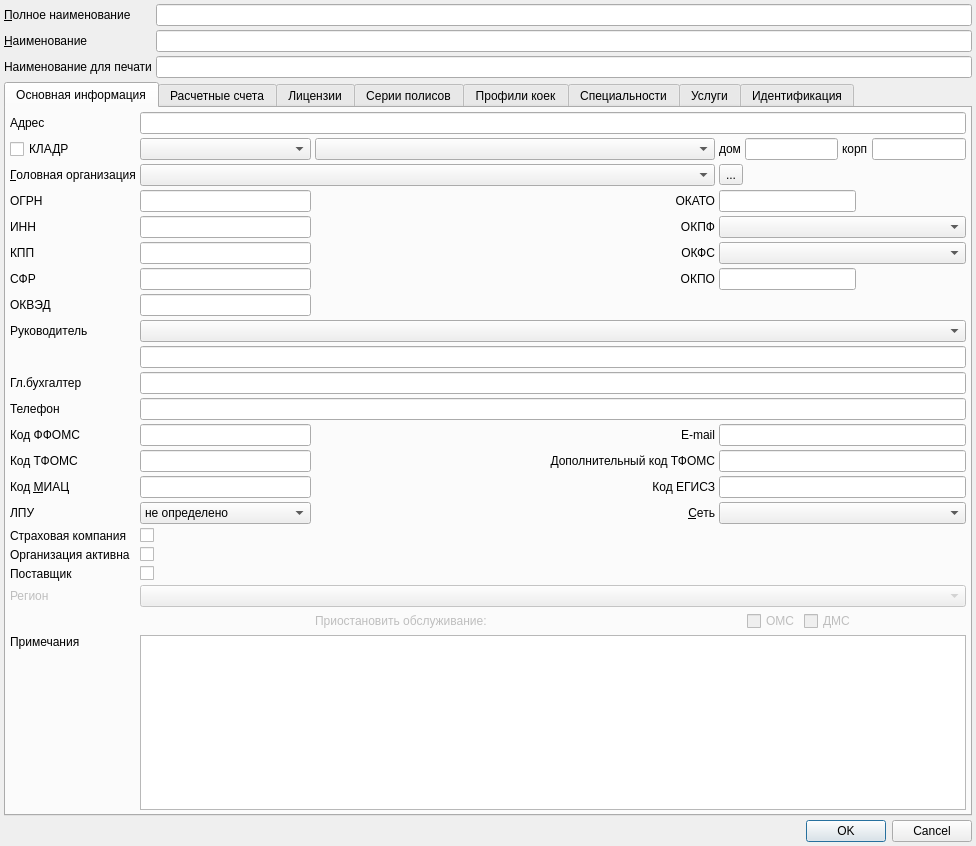
<?xml version="1.0" encoding="UTF-8"?>
<ui version="4.0">
 <class>OrgEditorDialog</class>
 <widget class="QDialog" name="OrgEditorDialog">
  <property name="geometry">
   <rect>
    <x>0</x>
    <y>0</y>
    <width>976</width>
    <height>846</height>
   </rect>
  </property>
  <property name="windowTitle">
   <string>ChangeMe!</string>
  </property>
  <property name="sizeGripEnabled">
   <bool>false</bool>
  </property>
  <layout class="QGridLayout" name="gridLayout_7">
   <property name="margin">
    <number>4</number>
   </property>
   <property name="spacing">
    <number>4</number>
   </property>
   <item row="4" column="0" colspan="2">
    <widget class="QDialogButtonBox" name="buttonBox">
     <property name="standardButtons">
      <set>QDialogButtonBox::Cancel|QDialogButtonBox::Ok</set>
     </property>
    </widget>
   </item>
   <item row="0" column="0">
    <widget class="QLabel" name="lblFullName">
     <property name="text">
      <string>&amp;Полное наименование</string>
     </property>
     <property name="buddy">
      <cstring>edtFullName</cstring>
     </property>
    </widget>
   </item>
   <item row="2" column="0">
    <widget class="QLabel" name="lblTitle">
     <property name="text">
      <string>Наименование для печати</string>
     </property>
     <property name="buddy">
      <cstring>edtTitle</cstring>
     </property>
    </widget>
   </item>
   <item row="1" column="0">
    <widget class="QLabel" name="lblShortName">
     <property name="text">
      <string>&amp;Наименование</string>
     </property>
     <property name="buddy">
      <cstring>edtShortName</cstring>
     </property>
    </widget>
   </item>
   <item row="2" column="1">
    <widget class="QLineEdit" name="edtTitle"/>
   </item>
   <item row="0" column="1">
    <widget class="QLineEdit" name="edtFullName"/>
   </item>
   <item row="1" column="1">
    <widget class="QLineEdit" name="edtShortName"/>
   </item>
   <item row="3" column="0" colspan="2">
    <widget class="QTabWidget" name="tabWidget">
     <property name="enabled">
      <bool>true</bool>
     </property>
     <property name="currentIndex">
      <number>0</number>
     </property>
     <widget class="QWidget" name="tabBaseInfo">
      <attribute name="title">
       <string>Основная информация</string>
      </attribute>
      <layout class="QGridLayout" name="gridLayout_6">
       <property name="margin">
        <number>4</number>
       </property>
       <property name="spacing">
        <number>4</number>
       </property>
       <item row="0" column="0">
        <widget class="QLabel" name="lblAddress">
         <property name="text">
          <string>Адрес</string>
         </property>
         <property name="buddy">
          <cstring>edtAddress</cstring>
         </property>
        </widget>
       </item>
       <item row="1" column="0">
        <widget class="QCheckBox" name="chkKLADR">
         <property name="text">
          <string>КЛАДР</string>
         </property>
        </widget>
       </item>
       <item row="2" column="1" colspan="2">
        <widget class="COrgComboBox" name="cmbHead">
         <property name="enabled">
          <bool>true</bool>
         </property>
        </widget>
       </item>
       <item row="1" column="1">
        <widget class="CKLADRComboBox" name="cmbKLADRCity"/>
       </item>
       <item row="2" column="0">
        <widget class="QLabel" name="lblHead">
         <property name="text">
          <string>&amp;Головная организация</string>
         </property>
         <property name="buddy">
          <cstring>cmbHead</cstring>
         </property>
        </widget>
       </item>
       <item row="0" column="1" colspan="7">
        <widget class="QLineEdit" name="edtAddress">
         <property name="enabled">
          <bool>true</bool>
         </property>
        </widget>
       </item>
       <item row="3" column="2">
        <widget class="QLabel" name="lblOKATO">
         <property name="text">
          <string>ОКАТО</string>
         </property>
         <property name="alignment">
          <set>Qt::AlignRight|Qt::AlignTrailing|Qt::AlignVCenter</set>
         </property>
         <property name="buddy">
          <cstring>edtOKATO</cstring>
         </property>
        </widget>
       </item>
       <item row="1" column="3" colspan="5">
        <layout class="QGridLayout" name="gridLayout">
         <item row="0" column="0">
          <widget class="QLabel" name="lblKLADRHouse">
           <property name="text">
            <string>дом</string>
           </property>
           <property name="buddy">
            <cstring></cstring>
           </property>
          </widget>
         </item>
         <item row="0" column="1">
          <widget class="QLineEdit" name="edtKLADRHouse">
           <property name="inputMask">
            <string/>
           </property>
          </widget>
         </item>
         <item row="0" column="2">
          <widget class="QLabel" name="lblKLADRCorpus">
           <property name="text">
            <string>корп</string>
           </property>
           <property name="buddy">
            <cstring></cstring>
           </property>
          </widget>
         </item>
         <item row="0" column="3">
          <widget class="QLineEdit" name="edtKLADRCorpus">
           <property name="inputMask">
            <string/>
           </property>
          </widget>
         </item>
        </layout>
       </item>
       <item row="1" column="2">
        <widget class="CStreetComboBox" name="cmbKLADRStreet">
         <property name="minimumSize">
          <size>
           <width>400</width>
           <height>0</height>
          </size>
         </property>
        </widget>
       </item>
       <item row="3" column="0">
        <widget class="QLabel" name="lblOGRN">
         <property name="text">
          <string>ОГРН</string>
         </property>
         <property name="buddy">
          <cstring>edtOGRN</cstring>
         </property>
        </widget>
       </item>
       <item row="2" column="3">
        <widget class="QToolButton" name="btnSelectHeadOrganisation">
         <property name="enabled">
          <bool>true</bool>
         </property>
         <property name="text">
          <string>...</string>
         </property>
        </widget>
       </item>
       <item row="3" column="1">
        <widget class="QLineEdit" name="edtOGRN">
         <property name="inputMask">
          <string>999999999999900; </string>
         </property>
        </widget>
       </item>
       <item row="4" column="2">
        <widget class="QLabel" name="lblOKPF">
         <property name="text">
          <string>ОКПФ</string>
         </property>
         <property name="alignment">
          <set>Qt::AlignRight|Qt::AlignTrailing|Qt::AlignVCenter</set>
         </property>
         <property name="buddy">
          <cstring>cmbOKPF</cstring>
         </property>
        </widget>
       </item>
       <item row="3" column="6" colspan="2">
        <spacer>
         <property name="orientation">
          <enum>Qt::Horizontal</enum>
         </property>
         <property name="sizeHint" stdset="0">
          <size>
           <width>111</width>
           <height>20</height>
          </size>
         </property>
        </spacer>
       </item>
       <item row="4" column="3" colspan="5">
        <widget class="CRBComboBox" name="cmbOKPF"/>
       </item>
       <item row="3" column="3" colspan="3">
        <widget class="QLineEdit" name="edtOKATO">
         <property name="inputMask">
          <string>99999999999; </string>
         </property>
        </widget>
       </item>
       <item row="4" column="0">
        <widget class="QLabel" name="lblINN">
         <property name="text">
          <string>ИНН</string>
         </property>
         <property name="buddy">
          <cstring>edtINN</cstring>
         </property>
        </widget>
       </item>
       <item row="4" column="1">
        <widget class="QLineEdit" name="edtINN">
         <property name="inputMask">
          <string>999999999900; </string>
         </property>
        </widget>
       </item>
       <item row="5" column="0">
        <widget class="QLabel" name="lblKPP">
         <property name="text">
          <string>КПП</string>
         </property>
         <property name="buddy">
          <cstring>edtKPP</cstring>
         </property>
        </widget>
       </item>
       <item row="5" column="2">
        <widget class="QLabel" name="lblOKFS">
         <property name="text">
          <string>ОКФС</string>
         </property>
         <property name="alignment">
          <set>Qt::AlignRight|Qt::AlignTrailing|Qt::AlignVCenter</set>
         </property>
         <property name="buddy">
          <cstring>cmbOKFS</cstring>
         </property>
        </widget>
       </item>
       <item row="6" column="1">
        <widget class="QLineEdit" name="edtFSS">
         <property name="inputMask">
          <string>9999999999; </string>
         </property>
        </widget>
       </item>
       <item row="5" column="1">
        <widget class="QLineEdit" name="edtKPP">
         <property name="inputMask">
          <string>999999999; </string>
         </property>
        </widget>
       </item>
       <item row="17" column="0">
        <widget class="QLabel" name="lblIsHospital">
         <property name="text">
          <string>ЛПУ</string>
         </property>
         <property name="buddy">
          <cstring>cmbIsMedical</cstring>
         </property>
        </widget>
       </item>
       <item row="15" column="3" colspan="5">
        <widget class="QLineEdit" name="edtTfomsExtCode">
         <property name="toolTip">
          <string>Код в тер.фонде</string>
         </property>
        </widget>
       </item>
       <item row="17" column="1">
        <widget class="QComboBox" name="cmbIsMedical">
         <item>
          <property name="text">
           <string>не определено</string>
          </property>
         </item>
         <item>
          <property name="text">
           <string>поликлиника</string>
          </property>
         </item>
         <item>
          <property name="text">
           <string>стационар</string>
          </property>
         </item>
         <item>
          <property name="text">
           <string>прочая мед.организация</string>
          </property>
         </item>
         <item>
          <property name="text">
           <string>СМП</string>
          </property>
         </item>
         <item>
          <property name="text">
           <string>санаторного типа</string>
          </property>
         </item>
        </widget>
       </item>
       <item row="5" column="3" colspan="5">
        <widget class="CRBComboBox" name="cmbOKFS"/>
       </item>
       <item row="17" column="2">
        <widget class="QLabel" name="lblNet">
         <property name="text">
          <string>&amp;Сеть</string>
         </property>
         <property name="alignment">
          <set>Qt::AlignRight|Qt::AlignTrailing|Qt::AlignVCenter</set>
         </property>
         <property name="buddy">
          <cstring>cmbNet</cstring>
         </property>
        </widget>
       </item>
       <item row="15" column="1">
        <widget class="QLineEdit" name="edtTfomsCode">
         <property name="toolTip">
          <string>Код в тер.фонде</string>
         </property>
        </widget>
       </item>
       <item row="9" column="1" colspan="7">
        <widget class="QLineEdit" name="edtChief"/>
       </item>
       <item row="13" column="1">
        <widget class="QLineEdit" name="edtSmoCode">
         <property name="enabled">
          <bool>true</bool>
         </property>
         <property name="maxLength">
          <number>10</number>
         </property>
        </widget>
       </item>
       <item row="16" column="0">
        <widget class="QLabel" name="lblMiacCode">
         <property name="text">
          <string>Код &amp;МИАЦ</string>
         </property>
         <property name="buddy">
          <cstring>edtMiacCode</cstring>
         </property>
        </widget>
       </item>
       <item row="6" column="0">
        <widget class="QLabel" name="lblFSS">
         <property name="text">
          <string>СФР</string>
         </property>
         <property name="buddy">
          <cstring>edtFSS</cstring>
         </property>
        </widget>
       </item>
       <item row="13" column="0">
        <widget class="QLabel" name="lbSmoCode">
         <property name="enabled">
          <bool>true</bool>
         </property>
         <property name="text">
          <string>Код ФФОМС</string>
         </property>
         <property name="alignment">
          <set>Qt::AlignLeading|Qt::AlignLeft|Qt::AlignVCenter</set>
         </property>
         <property name="buddy">
          <cstring>edtSmoCode</cstring>
         </property>
        </widget>
       </item>
       <item row="15" column="2">
        <widget class="QLabel" name="lblTfomsExtCode">
         <property name="toolTip">
          <string>&lt;html&gt;&lt;head/&gt;&lt;body&gt;&lt;p&gt;Дополнительный код в ТФОМС,&lt;br/&gt;нужно в СПб&lt;/p&gt;&lt;/body&gt;&lt;/html&gt;</string>
         </property>
         <property name="text">
          <string>Дополнительный код ТФОМС</string>
         </property>
         <property name="scaledContents">
          <bool>false</bool>
         </property>
         <property name="alignment">
          <set>Qt::AlignRight|Qt::AlignTrailing|Qt::AlignVCenter</set>
         </property>
         <property name="buddy">
          <cstring>edtTfomsExtCode</cstring>
         </property>
        </widget>
       </item>
       <item row="18" column="0">
        <widget class="QLabel" name="lblIsInsurer">
         <property name="text">
          <string>Страховая компания</string>
         </property>
         <property name="buddy">
          <cstring>chkIsInsurer</cstring>
         </property>
        </widget>
       </item>
       <item row="17" column="3" colspan="5">
        <widget class="CRBComboBox" name="cmbNet"/>
       </item>
       <item row="6" column="6" colspan="2">
        <spacer>
         <property name="orientation">
          <enum>Qt::Horizontal</enum>
         </property>
         <property name="sizeHint" stdset="0">
          <size>
           <width>111</width>
           <height>20</height>
          </size>
         </property>
        </spacer>
       </item>
       <item row="11" column="0">
        <widget class="QLabel" name="lblPhone">
         <property name="text">
          <string>Телефон</string>
         </property>
         <property name="buddy">
          <cstring>edtPhone</cstring>
         </property>
        </widget>
       </item>
       <item row="10" column="1" colspan="7">
        <widget class="QLineEdit" name="edtAccountant"/>
       </item>
       <item row="7" column="0">
        <widget class="QLabel" name="lblOKVED">
         <property name="text">
          <string>ОКВЭД</string>
         </property>
         <property name="buddy">
          <cstring>edtOKVED</cstring>
         </property>
        </widget>
       </item>
       <item row="15" column="0">
        <widget class="QLabel" name="lblTfomsCode">
         <property name="toolTip">
          <string>&lt;html&gt;&lt;head/&gt;&lt;body&gt;&lt;p&gt;Код в ТФОМС&lt;/p&gt;&lt;/body&gt;&lt;/html&gt;</string>
         </property>
         <property name="text">
          <string>Код ТФОМС</string>
         </property>
         <property name="scaledContents">
          <bool>false</bool>
         </property>
         <property name="alignment">
          <set>Qt::AlignLeading|Qt::AlignLeft|Qt::AlignVCenter</set>
         </property>
         <property name="buddy">
          <cstring>edtTfomsCode</cstring>
         </property>
        </widget>
       </item>
       <item row="10" column="0">
        <widget class="QLabel" name="lblAccountant">
         <property name="text">
          <string>Гл.бухгалтер</string>
         </property>
         <property name="buddy">
          <cstring>edtAccountant</cstring>
         </property>
        </widget>
       </item>
       <item row="16" column="1">
        <widget class="QLineEdit" name="edtMiacCode"/>
       </item>
       <item row="6" column="2">
        <widget class="QLabel" name="lblOKPO">
         <property name="text">
          <string>ОКПО</string>
         </property>
         <property name="alignment">
          <set>Qt::AlignRight|Qt::AlignTrailing|Qt::AlignVCenter</set>
         </property>
         <property name="buddy">
          <cstring>edtOKPO</cstring>
         </property>
        </widget>
       </item>
       <item row="16" column="2">
        <widget class="QLabel" name="lblUsishCode">
         <property name="text">
          <string>Код ЕГИСЗ</string>
         </property>
         <property name="alignment">
          <set>Qt::AlignRight|Qt::AlignTrailing|Qt::AlignVCenter</set>
         </property>
         <property name="buddy">
          <cstring>edtUsishCode</cstring>
         </property>
        </widget>
       </item>
       <item row="11" column="1" colspan="7">
        <widget class="QLineEdit" name="edtPhone"/>
       </item>
       <item row="16" column="3" colspan="5">
        <widget class="QLineEdit" name="edtUsishCode"/>
       </item>
       <item row="6" column="3" colspan="3">
        <widget class="QLineEdit" name="edtOKPO">
         <property name="inputMask">
          <string>99999999; </string>
         </property>
        </widget>
       </item>
       <item row="7" column="1">
        <widget class="QLineEdit" name="edtOKVED"/>
       </item>
       <item row="23" column="0">
        <widget class="QLabel" name="lblNotes">
         <property name="text">
          <string>Примечания</string>
         </property>
         <property name="alignment">
          <set>Qt::AlignLeading|Qt::AlignLeft|Qt::AlignTop</set>
         </property>
         <property name="buddy">
          <cstring>edtNotes</cstring>
         </property>
        </widget>
       </item>
       <item row="23" column="1" colspan="7">
        <widget class="QTextEdit" name="edtNotes"/>
       </item>
       <item row="20" column="0">
        <widget class="QLabel" name="lblIsSupplier">
         <property name="text">
          <string>Поставщик</string>
         </property>
        </widget>
       </item>
       <item row="18" column="1">
        <widget class="QCheckBox" name="chkIsInsurer">
         <property name="text">
          <string/>
         </property>
        </widget>
       </item>
       <item row="22" column="2">
        <widget class="QLabel" name="lblServiceStop">
         <property name="enabled">
          <bool>false</bool>
         </property>
         <property name="text">
          <string>Приостановить обслуживание: </string>
         </property>
         <property name="buddy">
          <cstring>chkCompulsoryServiceStop</cstring>
         </property>
        </widget>
       </item>
       <item row="22" column="4">
        <widget class="QCheckBox" name="chkCompulsoryServiceStop">
         <property name="enabled">
          <bool>false</bool>
         </property>
         <property name="text">
          <string>ОМС</string>
         </property>
        </widget>
       </item>
       <item row="21" column="1" colspan="7">
        <widget class="CKLADRComboBox" name="cmbArea">
         <property name="enabled">
          <bool>false</bool>
         </property>
        </widget>
       </item>
       <item row="22" column="5">
        <widget class="QCheckBox" name="chkVoluntaryServiceStop">
         <property name="enabled">
          <bool>false</bool>
         </property>
         <property name="text">
          <string>ДМС</string>
         </property>
        </widget>
       </item>
       <item row="19" column="1">
        <widget class="QCheckBox" name="chkIsActive">
         <property name="text">
          <string/>
         </property>
        </widget>
       </item>
       <item row="22" column="6" colspan="2">
        <spacer name="horizontalSpacer">
         <property name="orientation">
          <enum>Qt::Horizontal</enum>
         </property>
         <property name="sizeHint" stdset="0">
          <size>
           <width>40</width>
           <height>20</height>
          </size>
         </property>
        </spacer>
       </item>
       <item row="19" column="0">
        <widget class="QLabel" name="lblIsActive">
         <property name="text">
          <string>Организация активна</string>
         </property>
        </widget>
       </item>
       <item row="21" column="0">
        <widget class="QLabel" name="lblArea">
         <property name="enabled">
          <bool>false</bool>
         </property>
         <property name="text">
          <string>Регион</string>
         </property>
         <property name="buddy">
          <cstring>cmbArea</cstring>
         </property>
        </widget>
       </item>
       <item row="20" column="1">
        <widget class="QCheckBox" name="chkIsSupplier">
         <property name="text">
          <string/>
         </property>
        </widget>
       </item>
       <item row="13" column="3" colspan="5">
        <widget class="QLineEdit" name="edtEmail">
         <property name="minimumSize">
          <size>
           <width>0</width>
           <height>0</height>
          </size>
         </property>
         <property name="maximumSize">
          <size>
           <width>285</width>
           <height>16777215</height>
          </size>
         </property>
        </widget>
       </item>
       <item row="13" column="2">
        <widget class="QLabel" name="lblEmail">
         <property name="layoutDirection">
          <enum>Qt::LeftToRight</enum>
         </property>
         <property name="text">
          <string>E-mail</string>
         </property>
         <property name="alignment">
          <set>Qt::AlignRight|Qt::AlignTrailing|Qt::AlignVCenter</set>
         </property>
        </widget>
       </item>
       <item row="8" column="0">
        <widget class="QLabel" name="lblChief">
         <property name="text">
          <string>Руководитель</string>
         </property>
         <property name="buddy">
          <cstring>edtChief</cstring>
         </property>
        </widget>
       </item>
       <item row="8" column="1" colspan="7">
        <widget class="CPersonComboBoxEx" name="cmbChief">
         <property name="enabled">
          <bool>true</bool>
         </property>
        </widget>
       </item>
      </layout>
     </widget>
     <widget class="QWidget" name="tabAccounts">
      <attribute name="title">
       <string>Раcчетные счета</string>
      </attribute>
      <layout class="QGridLayout">
       <property name="margin">
        <number>4</number>
       </property>
       <property name="spacing">
        <number>4</number>
       </property>
       <item row="0" column="0">
        <widget class="CInDocTableView" name="tblOrganisationAccounts"/>
       </item>
      </layout>
     </widget>
     <widget class="QWidget" name="tabLicense">
      <attribute name="title">
       <string>Лицензии</string>
      </attribute>
      <layout class="QVBoxLayout" name="verticalLayout">
       <item>
        <widget class="CInDocTableView" name="tblLicense"/>
       </item>
      </layout>
     </widget>
     <widget class="QWidget" name="tabPolicySerials">
      <attribute name="title">
       <string>Серии полисов</string>
      </attribute>
      <layout class="QGridLayout">
       <property name="margin">
        <number>4</number>
       </property>
       <property name="spacing">
        <number>4</number>
       </property>
       <item row="0" column="0">
        <widget class="CInDocTableView" name="tblPolicySerials"/>
       </item>
      </layout>
     </widget>
     <widget class="QWidget" name="tabHospialBedProfiles">
      <attribute name="title">
       <string>Профили коек</string>
      </attribute>
      <layout class="QGridLayout" name="gridLayout_2">
       <property name="margin">
        <number>4</number>
       </property>
       <property name="spacing">
        <number>4</number>
       </property>
       <item row="1" column="0">
        <widget class="CInDocTableView" name="tblHospitalBedProfiles"/>
       </item>
       <item row="0" column="0">
        <widget class="QCheckBox" name="chkHBHideInactiveProfiles">
         <property name="text">
          <string>Скрывать не действующие профили</string>
         </property>
         <property name="checked">
          <bool>true</bool>
         </property>
        </widget>
       </item>
      </layout>
     </widget>
     <widget class="QWidget" name="tabSpecialitys">
      <attribute name="title">
       <string>Специальности</string>
      </attribute>
      <layout class="QGridLayout" name="gridLayout_4">
       <property name="margin">
        <number>4</number>
       </property>
       <property name="spacing">
        <number>4</number>
       </property>
       <item row="1" column="0">
        <widget class="CInDocTableView" name="tblSpecialitys"/>
       </item>
       <item row="0" column="0">
        <widget class="QCheckBox" name="chkSpecHideInactiveProfiles">
         <property name="text">
          <string>Скрывать не действующие профили</string>
         </property>
         <property name="checked">
          <bool>true</bool>
         </property>
        </widget>
       </item>
      </layout>
     </widget>
     <widget class="QWidget" name="tabServices">
      <attribute name="title">
       <string>Услуги</string>
      </attribute>
      <layout class="QGridLayout" name="gridLayout_5">
       <property name="margin">
        <number>4</number>
       </property>
       <property name="spacing">
        <number>4</number>
       </property>
       <item row="1" column="0">
        <widget class="CInDocTableView" name="tblServices"/>
       </item>
       <item row="0" column="0">
        <widget class="QCheckBox" name="chkServiceHideInactiveProfiles">
         <property name="text">
          <string>Скрывать не действующие профили</string>
         </property>
         <property name="checked">
          <bool>true</bool>
         </property>
        </widget>
       </item>
      </layout>
     </widget>
     <widget class="QWidget" name="tabIdentification">
      <attribute name="title">
       <string>Идентификация</string>
      </attribute>
      <layout class="QGridLayout" name="gridLayout_3">
       <property name="margin">
        <number>4</number>
       </property>
       <property name="spacing">
        <number>4</number>
       </property>
       <item row="0" column="0">
        <widget class="CInDocTableView" name="tblIdentification"/>
       </item>
      </layout>
     </widget>
    </widget>
   </item>
  </layout>
 </widget>
 <layoutdefault spacing="4" margin="4"/>
 <layoutfunction spacing="4" margin="4"/>
 <customwidgets>
  <customwidget>
   <class>CRBComboBox</class>
   <extends>QComboBox</extends>
   <header>library/crbcombobox.h</header>
  </customwidget>
  <customwidget>
   <class>CInDocTableView</class>
   <extends>QTableView</extends>
   <header>library/InDocTable.h</header>
  </customwidget>
  <customwidget>
   <class>CKLADRComboBox</class>
   <extends>QComboBox</extends>
   <header>KLADR/kladrComboxes.h</header>
  </customwidget>
  <customwidget>
   <class>COrgComboBox</class>
   <extends>QComboBox</extends>
   <header>OrgComboBox.h</header>
  </customwidget>
  <customwidget>
   <class>CStreetComboBox</class>
   <extends>QComboBox</extends>
   <header>KLADR/kladrComboxes.h</header>
  </customwidget>
  <customwidget>
   <class>CPersonComboBoxEx</class>
   <extends>QComboBox</extends>
   <header>PersonComboBoxEx.h</header>
  </customwidget>
 </customwidgets>
 <tabstops>
  <tabstop>edtFullName</tabstop>
  <tabstop>edtShortName</tabstop>
  <tabstop>edtTitle</tabstop>
  <tabstop>tabWidget</tabstop>
  <tabstop>edtAddress</tabstop>
  <tabstop>chkKLADR</tabstop>
  <tabstop>cmbKLADRCity</tabstop>
  <tabstop>cmbKLADRStreet</tabstop>
  <tabstop>edtKLADRHouse</tabstop>
  <tabstop>edtKLADRCorpus</tabstop>
  <tabstop>cmbHead</tabstop>
  <tabstop>btnSelectHeadOrganisation</tabstop>
  <tabstop>edtOGRN</tabstop>
  <tabstop>edtINN</tabstop>
  <tabstop>edtKPP</tabstop>
  <tabstop>edtFSS</tabstop>
  <tabstop>edtOKVED</tabstop>
  <tabstop>edtOKATO</tabstop>
  <tabstop>cmbOKPF</tabstop>
  <tabstop>cmbOKFS</tabstop>
  <tabstop>edtOKPO</tabstop>
  <tabstop>cmbChief</tabstop>
  <tabstop>edtChief</tabstop>
  <tabstop>edtAccountant</tabstop>
  <tabstop>edtPhone</tabstop>
  <tabstop>edtSmoCode</tabstop>
  <tabstop>edtTfomsCode</tabstop>
  <tabstop>edtMiacCode</tabstop>
  <tabstop>cmbIsMedical</tabstop>
  <tabstop>edtEmail</tabstop>
  <tabstop>edtTfomsExtCode</tabstop>
  <tabstop>edtUsishCode</tabstop>
  <tabstop>cmbNet</tabstop>
  <tabstop>chkIsInsurer</tabstop>
  <tabstop>chkIsActive</tabstop>
  <tabstop>chkIsSupplier</tabstop>
  <tabstop>cmbArea</tabstop>
  <tabstop>chkCompulsoryServiceStop</tabstop>
  <tabstop>chkVoluntaryServiceStop</tabstop>
  <tabstop>edtNotes</tabstop>
  <tabstop>tblOrganisationAccounts</tabstop>
  <tabstop>tblLicense</tabstop>
  <tabstop>tblPolicySerials</tabstop>
  <tabstop>chkHBHideInactiveProfiles</tabstop>
  <tabstop>tblHospitalBedProfiles</tabstop>
  <tabstop>chkSpecHideInactiveProfiles</tabstop>
  <tabstop>tblSpecialitys</tabstop>
  <tabstop>chkServiceHideInactiveProfiles</tabstop>
  <tabstop>tblServices</tabstop>
  <tabstop>tblIdentification</tabstop>
  <tabstop>buttonBox</tabstop>
 </tabstops>
 <resources/>
 <connections>
  <connection>
   <sender>chkIsInsurer</sender>
   <signal>toggled(bool)</signal>
   <receiver>cmbArea</receiver>
   <slot>setEnabled(bool)</slot>
   <hints>
    <hint type="sourcelabel">
     <x>294</x>
     <y>501</y>
    </hint>
    <hint type="destinationlabel">
     <x>482</x>
     <y>511</y>
    </hint>
   </hints>
  </connection>
  <connection>
   <sender>chkIsInsurer</sender>
   <signal>toggled(bool)</signal>
   <receiver>chkCompulsoryServiceStop</receiver>
   <slot>setEnabled(bool)</slot>
   <hints>
    <hint type="sourcelabel">
     <x>294</x>
     <y>501</y>
    </hint>
    <hint type="destinationlabel">
     <x>507</x>
     <y>553</y>
    </hint>
   </hints>
  </connection>
  <connection>
   <sender>chkIsInsurer</sender>
   <signal>toggled(bool)</signal>
   <receiver>chkVoluntaryServiceStop</receiver>
   <slot>setEnabled(bool)</slot>
   <hints>
    <hint type="sourcelabel">
     <x>294</x>
     <y>501</y>
    </hint>
    <hint type="destinationlabel">
     <x>555</x>
     <y>553</y>
    </hint>
   </hints>
  </connection>
  <connection>
   <sender>buttonBox</sender>
   <signal>accepted()</signal>
   <receiver>OrgEditorDialog</receiver>
   <slot>accept()</slot>
   <hints>
    <hint type="sourcelabel">
     <x>334</x>
     <y>691</y>
    </hint>
    <hint type="destinationlabel">
     <x>330</x>
     <y>358</y>
    </hint>
   </hints>
  </connection>
  <connection>
   <sender>buttonBox</sender>
   <signal>rejected()</signal>
   <receiver>OrgEditorDialog</receiver>
   <slot>reject()</slot>
   <hints>
    <hint type="sourcelabel">
     <x>334</x>
     <y>691</y>
    </hint>
    <hint type="destinationlabel">
     <x>330</x>
     <y>358</y>
    </hint>
   </hints>
  </connection>
  <connection>
   <sender>chkIsInsurer</sender>
   <signal>toggled(bool)</signal>
   <receiver>lblArea</receiver>
   <slot>setEnabled(bool)</slot>
   <hints>
    <hint type="sourcelabel">
     <x>294</x>
     <y>501</y>
    </hint>
    <hint type="destinationlabel">
     <x>43</x>
     <y>511</y>
    </hint>
   </hints>
  </connection>
  <connection>
   <sender>chkIsInsurer</sender>
   <signal>toggled(bool)</signal>
   <receiver>lblServiceStop</receiver>
   <slot>setEnabled(bool)</slot>
   <hints>
    <hint type="sourcelabel">
     <x>294</x>
     <y>501</y>
    </hint>
    <hint type="destinationlabel">
     <x>459</x>
     <y>535</y>
    </hint>
   </hints>
  </connection>
 </connections>
</ui>
